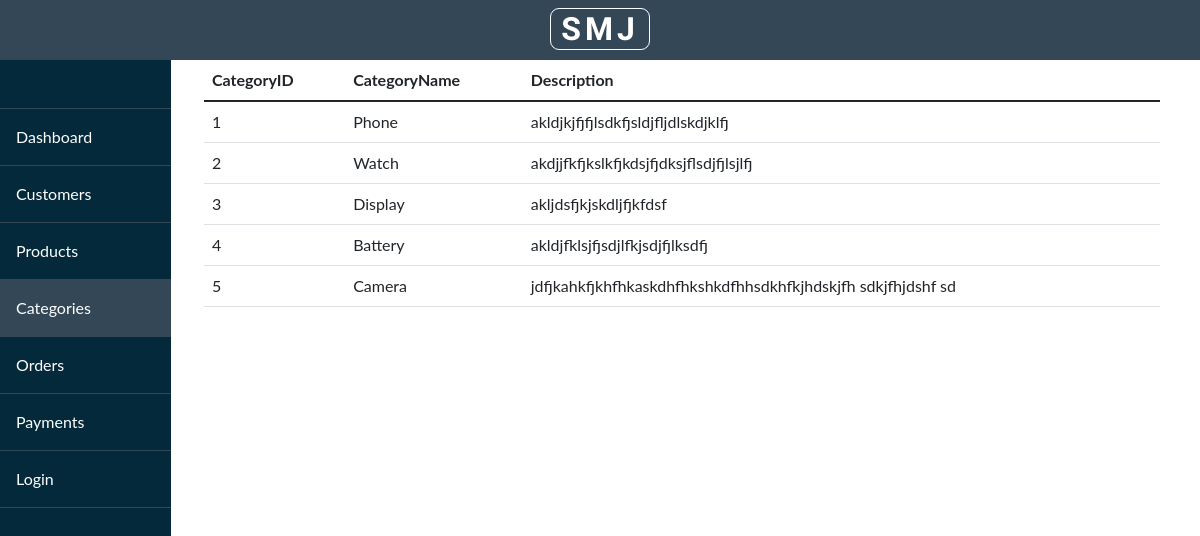
Page /categories/ on the committed database.
### websites/models.py (models this page shows, shortened)
class Product_Category(models.Model):
    categoryName = models.CharField(max_length=200, null = True)
    Description = models.CharField(max_length=1000, null = True)

### websites/views.py (the view)
# urls.py: path('categories/', views.product_category, name = "category"),
def product_category(request):
    categoryList = Product_Category.objects.all
    return render(request, 'websites/category.html', {
        'categoryList' : categoryList
    })

### websites/templates/websites/category.html
{% extends 'websites/layout.html' %}
{% block content %}
    <div class="col-md-10">
        <table class="table">
            <thead>
              <tr>
                <th scope="col">CategoryID</th>
                <th scope="col">CategoryName</th>
                <th scope="col">Description</th>
              </tr>
            </thead>
            <tbody>
              {% for category in categoryList %}
                <tr>
                    <td>{{ category.id }}</td>
                    <td>{{ category.categoryName }}</td>
                    <td>{{ category.Description }}</td>
                </tr>
              {% endfor %}
            </tbody>
          </table>
    </div>
{% endblock %}

### static/css/style.css (style rules this page uses)
body { margin: 0; font-family: "Lato", sans-serif; }
body { overflow-x: hidden; }
.table { width: 96%; }

### rows in the picture
Product_Category: id "1", categoryName "Phone", Description "akldjkjfjfjlsdkfjsldjfljdlskdjklfj"
Product_Category: id "2", categoryName "Watch", Description "akdjjfkfjkslkfjkdsjfjdksjflsdjfjlsjlfj"
Product_Category: id "3", categoryName "Display", Description "akljdsfjkjskdljfjkfdsf"
Product_Category: id "4", categoryName "Battery", Description "akldjfklsjfjsdjlfkjsdjfjlksdfj"
Product_Category: id "5", categoryName "Camera", Description "jdfjkahkfjkhfhkaskdhfhkshkdfhhsdkhfkjhdskjfh sdkjfhjdshf sd"
